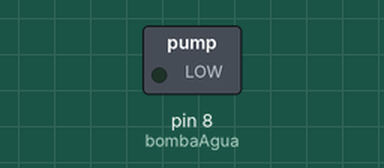
Simulated run of this sketch. Board: Arduino Uno, built with avr-gcc and run on an emulated ATmega328P. On the bench: switched loads named in the sketch (green lamp = pin HIGH).

Above: at 5.0 s.
At 14.0 s:
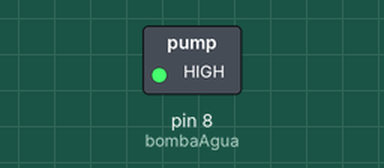
Timing chart, 0 to 23.4 s (numbered marks = the images above):
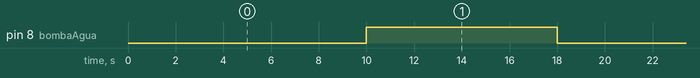

Measured:
- by itself, pin 8 (bombaAgua): alternates HIGH for 8.0 s and LOW for 10.0 s

The sketch:

PruebaRele.ino
```cpp
int bombaAgua = 8;

void setup()
{
	pinMode(bombaAgua,OUTPUT);
}

void loop()
{
	digitalWrite(bombaAgua, LOW); //Encender Rele
	delay(10000);

	digitalWrite(bombaAgua, HIGH); //Apagar Rele
	delay(8000);
}
```

Menu_proyecto.c
```cpp
#include <stdio.h>

    void RiegoParaRosas(){
    printf("Has seleccionado Riego para Rosas.\n");
    // Aqui va el codigo para Riego para de Rosas
    }

    void RiegoParaHortalizas(){
    printf("Has seleccionado Riego para Hortalizas.\n");
    // Aqui va el codigo para Riego para de Hortalizas
    }

    void RiegoParaFrutas(){
    printf("Has seleccionado Riego para Frutas.\n");
    // Aqui va el codigo para Riego para de Frutas
    }

    void RiegoPersonalizado(){
    printf("Has seleccionado Riego Personalizado.\n");
    // Aqui va el codigo para el Riego Personalizado
    }

    void RiegoAutomatico(){
    int opcion_riego;

    do {
        printf("\nHas seleccionado Riego Automatico. ¿Que tipo de planta deseas regar?\n");
        printf("1. Riego para Rosas\n");
        printf("2. Riego para Hortalizas\n");
        printf("3. Riego para Frutas\n");
        printf("4. Riego Personalizado\n");
        printf("5. Regresar al menu anterior\n");
        printf("ingresa la opcion a utilizar ");
        scanf("%d", &opcion_riego);

        switch(opcion_riego){
            case 1:
                RiegoParaRosas();
                break;
            case 2:
                RiegoParaHortalizas();
                break;
            case 3:
                RiegoParaFrutas();
                break;
            case 4:
                RiegoPersonalizado();
                break;
            case 5:
                printf("Regresando al menu anterior...\n");
                break;
            default:
                printf("Opcion no valida, por favor selecciona una opcion entre 1 y 5.\n");
        }
    } while (opcion_riego != 5);
    }

    void RiegoManual(){
        printf("Has seleccionado Riego Manual.\n");
        // Aqui va el codigo para el Riego Manual
    }

    void Registro(){
        printf("Has seleccionado Registro.\n");
        // Aqui va el codigo para el Registro
    }

    void Facturacion(){
        printf("Has seleccionado Facturacion.\n");
        // Aqui va el codigo para la Facturacion
    }

    int main(){
        int opcion;

        do {
            printf("\n Hola usuario, ¿Que necesitas realizar hoy?\n");
            printf("1. Riego Automatico\n");
            printf("2. Riego Manual\n");
            printf("3. Registro\n");
            printf("4. Facturacion\n");
            printf("5. Salir\n");
            printf("Ingresa la opcion a trabajar: ");
            scanf("%d", &opcion);

            switch(opcion){
                case 1:
                    RiegoAutomatico();
                    break;
                case 2:
                    RiegoManual();
                    break;
                case 3:
                    Registro();
                    break;
                case 4:
                    Facturacion();
                    break;
                case 5:
                    printf("hasta luego...\n");
                    break;
                default:
                    printf("Opcion no valida, por favor selecciona una opcion entre 1 y 5.\n");
            }
        } while (opcion != 5);

    return 0;
}
```
